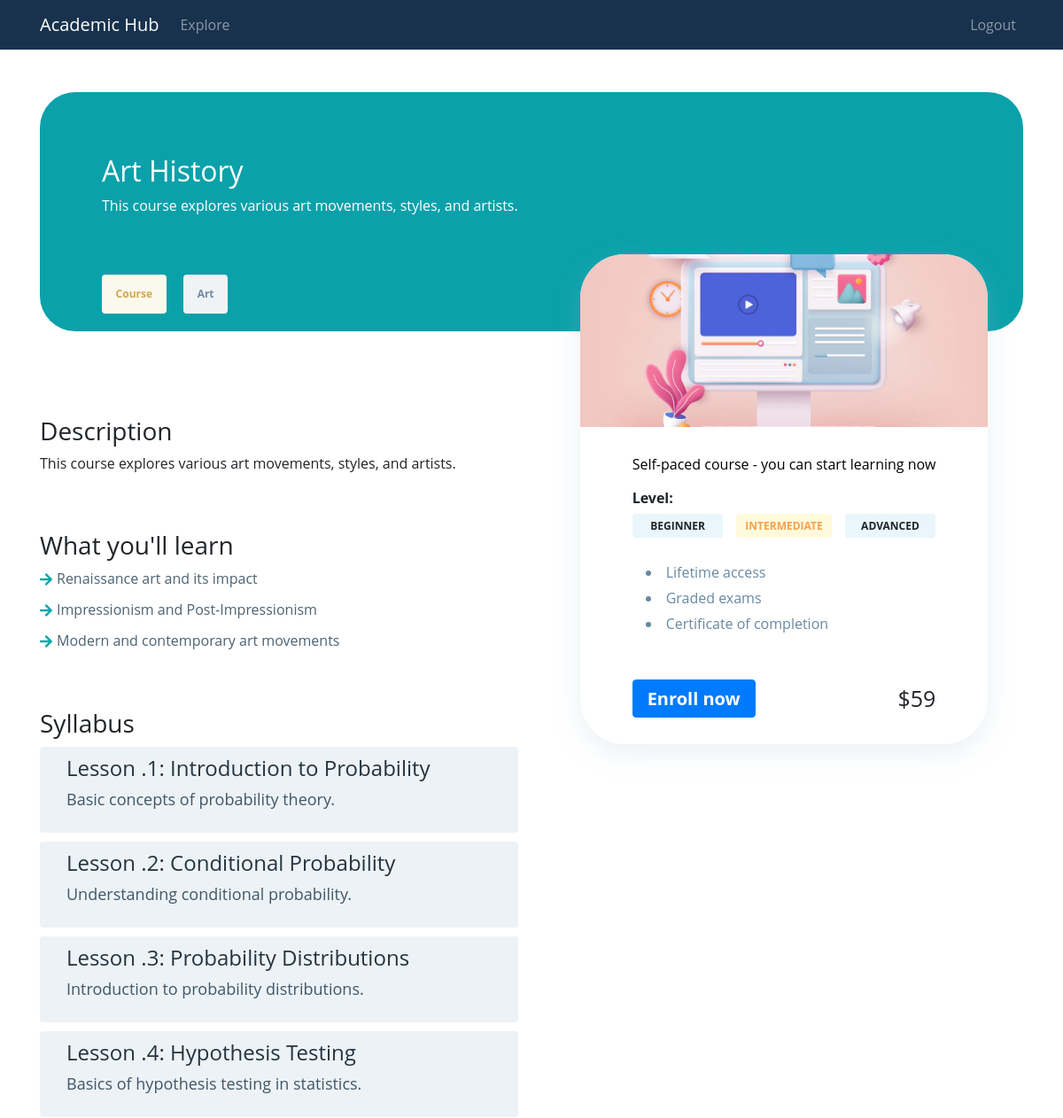
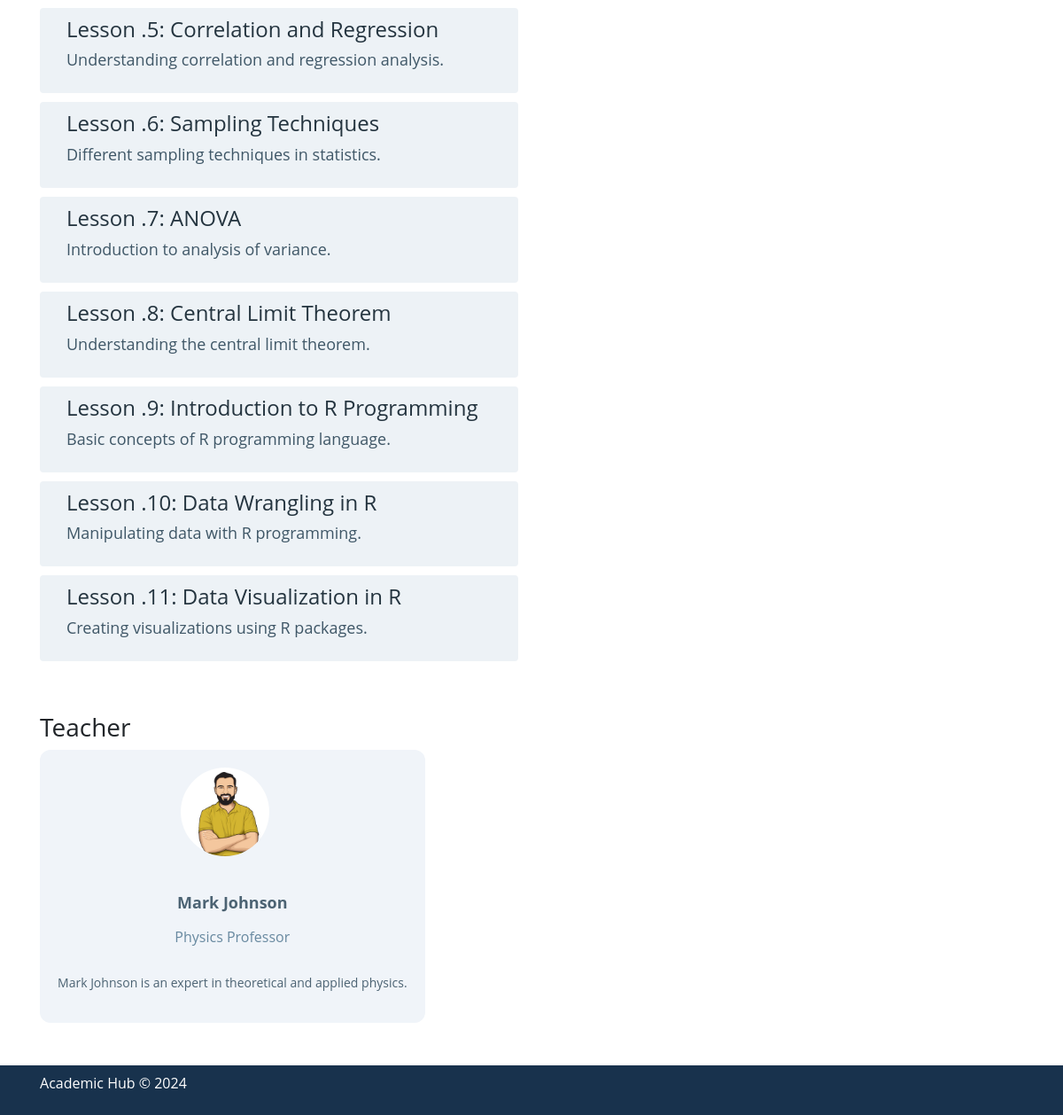
The page /pages/course.php?id=5 (signed in) on the database its author committed (2 pictures, top to bottom).
### tables this page shows
CREATE TABLE `course` (
    `id` int(11) NOT NULL,
    `name` text NOT NULL,
    `summary` text NOT NULL,
    `description` text NOT NULL,
    `image` text NOT NULL,
    `price` int(11) DEFAULT NULL,
    `type` varchar(40) NOT NULL,
    `level` varchar(40) NOT NULL,
    `category` text NOT NULL,
    `created_at` timestamp DEFAULT CURRENT_TIMESTAMP,
    `teacher_id` int(11) NOT NULL,
    `learn_items` JSON DEFAULT NULL
);

CREATE TABLE `lesson` (
    `id` int(11) NOT NULL,
    `title` text NOT NULL,
    `description` text NOT NULL,
    `video` text NOT NULL,
    `course_id` int(11) NOT NULL
);

CREATE TABLE `teacher` (
    `id` int(11) NOT NULL,
    `name` text NOT NULL,
    `title` text NOT NULL,
    `image` text NOT NULL,
    `bio` text NOT NULL
);

### db/queries.php (called while the page is built, shortened)
<?php
function get_course_details($conn, $course_id)
{
    $course_query = "SELECT * FROM course WHERE id=?";
    $stmt = mysqli_prepare($conn, $course_query);
    if ($stmt) {
        mysqli_stmt_bind_param($stmt, "i", $course_id);
        mysqli_stmt_execute($stmt);
        $result = mysqli_stmt_get_result($stmt);
        if ($result && $course = mysqli_fetch_assoc($result)) {
            $course['learn_items'] = json_decode($course['learn_items'], true);
            $teacher_id = $course['teacher_id'];
            if ($teacher_id) {
                $teacher_query = "SELECT * FROM teacher WHERE id=?";
                $stmt = mysqli_prepare($conn, $teacher_query);
                if ($stmt) {
                    mysqli_stmt_bind_param($stmt, "i", $teacher_id);
                    mysqli_stmt_execute($stmt);
                    $teacher_result = mysqli_stmt_get_result($stmt);
                    if ($teacher_result && $teacher = mysqli_fetch_assoc($teacher_result)) {
                        $course['teacher'] = $teacher;
                    } else {
                        echo "Error fetching teacher: " . mysqli_error($conn);
                    }
                } else {
                    echo "Error preparing teacher query: " . mysqli_error($conn);
                }
            }
            $lessons_query = "SELECT * FROM lesson WHERE course_id=?";
            $stmt = mysqli_prepare($conn, $lessons_query);
            if ($stmt) {
                mysqli_stmt_bind_param($stmt, "i", $course_id);
                mysqli_stmt_execute($stmt);
                $lessons_result = mysqli_stmt_get_result($stmt);
                if ($lessons_result) {
                    $course_lessons = [];
                    while ($lesson = mysqli_fetch_assoc($lessons_result)) {
                        $course_lessons[] = $lesson;
                    }
                    $course['lessons'] = $course_lessons;
                } else {
                    echo "Error fetching lessons: " . mysqli_error($conn);
                }
            } else {
                echo "Error preparing lessons query: " . mysqli_error($conn);
            }
        } else {
            echo "Error fetching course: " . mysqli_error($conn);
        }
    } else {
        echo "Error preparing course query: " . mysqli_error($conn);
    }
    return $course;
}
function calc_learning_progress_percentage($conn, $username, $course_id, $lessons)
{
    $lessonIds = array_map(function ($lesson) {
        return $lesson['id'];
    }, $lessons);
    $placeholders = implode(",", array_fill(0, count($lessonIds), "?"));
    $query = "SELECT status FROM learning_status WHERE student_username = ? AND course_id = ? AND lesson_id IN ($placeholders)";
    $stmt = mysqli_prepare($conn, $query);
    $bindParams = array_merge([$username, $course_id], array_values($lessonIds));
    $bindParamsRefs = array();
    foreach ($bindParams as $key => $value) {
        $bindParamsRefs[$key] = &$bindParams[$key];
    }
    mysqli_stmt_bind_param($stmt, str_repeat("i", count($lessonIds) + 2), ...$bindParamsRefs);
    mysqli_stmt_execute($stmt);
    $result = mysqli_stmt_get_result($stmt);
    if (mysqli_num_rows($result) == 0) {
        return -1;
    }
}
function enroll_course_status($conn, $username, $course_id, $lessons)
{
    $status = "Coming Soon";
    $learning_percentage = calc_learning_progress_percentage($conn, $username, $course_id, $lessons);
    switch ($learning_percentage) {
        case -1:
            $status = "Ready";
            break;
    }
    return $status;
}
?>

### pages/course.php (the view, shortened to what this page needs)
<?php
$user = $_SESSION["user"];
include_once "../db/queries.php";
$course_id = $_GET['id'];
$course = get_course_details($conn, $course_id);
$cost = $course['price'] == 0 ? 'Free' : '$' . $course['price'];
$username = $user['username'];
$lessons = $course['lessons'];
$enroll_status = enroll_course_status($conn, $username, $course_id, $lessons);
$matchStyle = 'background-color: rgb(255, 250, 220); color: rgb(246, 162, 78);';
include_once "../includes/header.php";
include_once "../includes/navbar.php";
?>
<div class="container mt-5 my-5">
    <div class="col-md-12 course-header">
        <h2><?php echo $course['name']; ?></h2>
        <p><?php echo $course['description']; ?></p>
        <div class="row course-tc">
            <span class="badge badge-type"><?php echo $course['type']; ?></span>
            <span class="badge badge-category"><?php echo $course['category']; ?></span>
        </div>
    </div>
    <div class="row mt-5">
        <div class="col w-50">
            <div class="row mt-5">
                <div class="col-md-12">
                    <h3>Description</h3>
                    <p><?php echo $course['description']; ?></p>
                </div>
            </div>
            <div class="row mt-5">
                <div class="col-md-12">
                    <h3>What you'll learn</h3>
                    <ul class="learn-items-list">
                        <?php foreach ($course['learn_items'] as $learnItem): ?>
                            <li class="learn-item">
                                <i class="fas fa-arrow-right icon-arrow-right"></i>
                                <span><?php echo $learnItem; ?></span>
                            </li>
                        <?php endforeach; ?>
                    </ul>
                </div>
            </div>
            <?php if (count($course['lessons']) > 0): ?>
                <div class="row mt-5">
                    <div class="col-md-12">
                        <h3>Syllabus</h3>
                        <?php foreach ($course['lessons'] as $index => $lesson): ?>
                            <div class="lesson">
                                <h4 class="lesson-title">Lesson .<?php echo $index + 1; ?>: <?php echo $lesson['title']; ?></h4>
                                <p class="lesson-description"><?php echo $lesson['description']; ?></p>
                            </div>
                        <?php endforeach; ?>
                    </div>
                </div>
            <?php endif; ?>
            <div class="row mt-5">
                <div class="col-md-12">
                    <h3>Teacher</h3>
                    <div class="teacher-card">
                        <img src="../assets/images/<?php echo $course['teacher']['image']; ?>"
                            class="mr-3 rounded-circle" alt="<?php echo $course['teacher']['name']; ?>" height="100px"
                            width="100px">
                        <div class="teacher-details">
                            <span class="teacher-name"><?php echo $course['teacher']['name']; ?></span>
                            <span class="teacher-title"><?php echo $course['teacher']['title']; ?></span>
                            <p class="teacher-bio"><?php echo $course['teacher']['bio']; ?></p>
                        </div>
                    </div>
                </div>
            </div>
        </div>
        <div class="col w-50">
            <div class="course-details-card">
                <img class="course-img" src="../assets/images/<?php echo $course['image']; ?>" alt="course image">
                <div class="course-details-container">
                    <span class="course-pace">Self-paced course - you can start learning now</span>
                    <div class="course-property">
                        <h5 class="property-title">Level:</h5>
                        <div class="property-items">
                            <span class="property-label"
                                style="<?php echo $course['level'] == "Beginner" ? $matchStyle : null; ?>">Beginner</span>
                            <span class="property-label"
                                style="<?php echo $course['level'] == "Intermediate" ? $matchStyle : null; ?>">Intermediate</span>
                            <span class="property-label"
                                style="<?php echo $course['level'] == "Advanced" ? $matchStyle : null; ?>">Advanced</span>
                        </div>
                    </div>
                    <div class="course-details-bullets">
                        <ul>
                            <li class="bullet-item">Lifetime access</li>
                            <li class="bullet-item">Graded exams</li>
                            <li class="bullet-item">Certificate of completion</li>
                        </ul>
                    </div>
                    <div id="course-enroll" class="course-enroll-container">
                        <?php
                        switch ($enroll_status) {
                            case "Ready":
                                echo "<div class='course-enroll'><form action='course.php?id=$course_id' method='post'><button type='submit' class='btn btn-primary btn-rounded btn-lg btn-block btn-enroll'>Enroll now</button></form><p class='course-cost'>$cost</p></div>";
                                break;
                        }
                        ?>
                    </div>
                </div>
            </div>
        </div>
    </div>
</div>
<?php include_once "../includes/copy-write.php"; ?>
<?php include_once "../includes/footer.php"; ?>

### assets/css/styles.css (style rules this page uses)
html, body { height: 100%; }
body { font-family: "Open Sans", Helvetica; margin: 0; padding: 0; }
.badge { margin-right: 2%; }
.badge-category { background-color: rgb(239, 243, 245); color: rgb(115, 136, 168); }
.badge-type { background-color: rgb(251, 248, 236); color: rgb(210, 167, 82); }
.course-header { padding: 70px; background-color: #0ba1aa; color: #fff; border-radius: 40px; }
.course-tc { position: relative; top: 50px; margin: 0; }
.course-tc .badge { padding: 1.3em; }
.learn-items-list { padding: 0; }
.learn-item { display: flex; justify-content: flex-start; align-items: flex-start; color: #4C6373; line-height: 25px; font-weight: 400; margin-bottom: 10px; }
.icon-arrow-right { font-size: medium; color: #0ca7aa; margin-right: 5px; margin-top: 5px; }
.lesson { background-color: #EDF2F6; padding: 10px 30px; border-radius: 4px; margin: 10px auto; }
.lesson-title { color: #24343F; }
.lesson-description { font-size: 18px; font-weight: 400; line-height: 24px; color: #3F5767; }
.teacher-card { background: #F0F4F9; border-radius: 12px; display: inline-flex; align-items: center; flex-direction: column; padding: 20px; position: relative; }
.teacher-details { display: flex; justify-content: space-between; flex-direction: column; }
.teacher-name { font-size: 18px; font-weight: 700; line-height: 24px; margin-top: 40px; color: #4C6373; margin-bottom: 15px; text-align: center; }
.teacher-title { font-size: 16px; font-weight: 400; color: #6889A0; text-align: center; }
.teacher-bio { padding-top: 30px; font-size: 14px; font-weight: 400; line-height: 19px; text-align: left; width: 100%; color: #4C6373; }
.course-details-card { display: flex; flex-direction: column; justify-content: center; align-items: center; overflow: hidden; max-width: 460px; margin: auto; position: relative; top: -135px; background-color: white; border-radius: 50px; background-color: #FFF; box-shadow: 0 10px 30px 0 rgba(164, 192, 210, .22); }
.course-img { height: 195px; width: 100%; object-fit: cover; }
.course-details-container { display: flex; flex-direction: column; padding: 30px 50px; }
.course-pace { font-size: 16px; font-weight: 400; color: #000; margin-bottom: 10px; margin-bottom: 5%; }
.property-title { font-size: 16px; font-weight: 700; color: #212529; }
.property-items { display: flex; justify-content: space-between; align-items: center; flex-wrap: wrap; flex: 1; }
.property-label { display: flex; justify-content: space-evenly; align-items: center; flex-grow: 0; flex-basis: 30%; padding: 5px 10px; text-transform: uppercase; border-radius: 4px; font-size: 12px; font-weight: 700; line-height: 17px; background-color: rgb(233, 246, 251); }
.course-details-bullets { padding: 0 5px; margin-bottom: 20px; }
.course-details-bullets ul { margin: 5% 0; padding: 10px; font-weight: 400; color: #6889A0; }
.bullet-item { list-style-type: disc; list-style-position: inside; margin: 5px auto; }
.bullet-item:first-of-type { margin-top: 0; }
.course-enroll-container { display: flex; flex-direction: row; justify-content: center; align-items: center; }
.course-enroll { display: flex; flex-direction: row; justify-content: space-between; align-items: center; width: 100%; }
.course-cost { margin: 0; padding-left: 25px; font-size: 25px; }
.btn-enroll { font-weight: 700; line-height: 25px; border-radius: 4px; }

### rows shown on the page
course: name "Art History", description "This course explores various art movements, styles, and artists.", type "Course", category "Art", image (picture), price "$59"
lesson: title "Introduction to Probability", description "Basic concepts of probability theory."
lesson: title "Conditional Probability", description "Understanding conditional probability."
lesson: title "Probability Distributions", description "Introduction to probability distributions."
lesson: title "Hypothesis Testing", description "Basics of hypothesis testing in statistics."
lesson: title "Correlation and Regression", description "Understanding correlation and regression analysis."
lesson: title "Sampling Techniques", description "Different sampling techniques in statistics."
lesson: title "ANOVA", description "Introduction to analysis of variance."
lesson: title "Central Limit Theorem", description "Understanding the central limit theorem."
lesson: title "Introduction to R Programming", description "Basic concepts of R programming language."
lesson: title "Data Wrangling in R", description "Manipulating data with R programming."
lesson: title "Data Visualization in R", description "Creating visualizations using R packages."
teacher: image (picture), name "Mark Johnson", title "Physics Professor", bio "Mark Johnson is an expert in theoretical and applied physics."

### other values the page prints
$learnItem "Renaissance art and its impact"
$learnItem "Impressionism and Post-Impressionism"
$learnItem "Modern and contemporary art movements"
